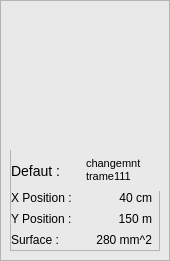
        <widget class="QFrame" name="frame_image_de_defaut_6">
         <property name="minimumSize">
          <size>
           <width>170</width>
           <height>261</height>
          </size>
         </property>
         <property name="maximumSize">
          <size>
           <width>170</width>
           <height>261</height>
          </size>
         </property>
         <property name="styleSheet">
          <string notr="true">background-color: rgb(233, 233, 233);
padding:0;</string>
         </property>
         <property name="frameShape">
          <enum>QFrame::StyledPanel</enum>
         </property>
         <property name="frameShadow">
          <enum>QFrame::Raised</enum>
         </property>
         <widget class="QLabel" name="Image_defaut_18">
          <property name="geometry">
           <rect>
            <x>10</x>
            <y>5</y>
            <width>150</width>
            <height>141</height>
           </rect>
          </property>
          <property name="minimumSize">
           <size>
            <width>0</width>
            <height>0</height>
           </size>
          </property>
          <property name="maximumSize">
           <size>
            <width>16777215</width>
            <height>16777215</height>
           </size>
          </property>
          <property name="styleSheet">
           <string notr="true">radious:5px;</string>
          </property>
          <property name="text">
           <string/>
          </property>
          <property name="pixmap">
           <pixmap>../CODE/Detection des defauts/Images/KinectScreenshot-Color-02-39-46.png</pixmap>
          </property>
          <property name="scaledContents">
           <bool>true</bool>
          </property>
         </widget>
         <widget class="QFrame" name="frame_23">
          <property name="geometry">
           <rect>
            <x>10</x>
            <y>150</y>
            <width>150</width>
            <height>101</height>
           </rect>
          </property>
          <property name="frameShape">
           <enum>QFrame::StyledPanel</enum>
          </property>
          <property name="frameShadow">
           <enum>QFrame::Raised</enum>
          </property>
          <widget class="QWidget" name="layoutWidget_39">
           <property name="geometry">
            <rect>
             <x>1</x>
             <y>0</y>
             <width>151</width>
             <height>41</height>
            </rect>
           </property>
           <layout class="QHBoxLayout" name="horizontalLayout_80">
            <item>
             <widget class="QLabel" name="label_defaut_18">
              <property name="minimumSize">
               <size>
                <width>0</width>
                <height>26</height>
               </size>
              </property>
              <property name="maximumSize">
               <size>
                <width>16777215</width>
                <height>27</height>
               </size>
              </property>
              <property name="font">
               <font>
                <pointsize>-1</pointsize>
               </font>
              </property>
              <property name="styleSheet">
               <string notr="true">QLabel{
	text-align:left;
	font-size:14px;
	cursor: pointer;
}


</string>
              </property>
              <property name="text">
               <string>Defaut :</string>
              </property>
             </widget>
            </item>
            <item>
             <widget class="QTextBrowser" name="textBrowser_18">
              <property name="minimumSize">
               <size>
                <width>50</width>
                <height>20</height>
               </size>
              </property>
              <property name="maximumSize">
               <size>
                <width>80</width>
                <height>34</height>
               </size>
              </property>
              <property name="styleSheet">
               <string notr="true">QTextBrowser{
	text-align:left;
	font-size:16px;
	cursor: pointer;
	border:none;
}


</string>
              </property>
              <property name="html">
               <string>&lt;!DOCTYPE HTML PUBLIC &quot;-//W3C//DTD HTML 4.0//EN&quot; &quot;http://www.w3.org/TR/REC-html40/strict.dtd&quot;&gt;
&lt;html&gt;&lt;head&gt;&lt;meta name=&quot;qrichtext&quot; content=&quot;1&quot; /&gt;&lt;style type=&quot;text/css&quot;&gt;
p, li { white-space: pre-wrap; }
&lt;/style&gt;&lt;/head&gt;&lt;body style=&quot; font-family:'MS Shell Dlg 2'; font-size:16px; font-weight:400; font-style:normal;&quot;&gt;
&lt;p style=&quot; margin-top:0px; margin-bottom:0px; margin-left:0px; margin-right:0px; -qt-block-indent:0; text-indent:0px;&quot;&gt;&lt;span style=&quot; font-size:8.25pt;&quot;&gt;changemnt trame111&lt;/span&gt;&lt;/p&gt;&lt;/body&gt;&lt;/html&gt;</string>
              </property>
             </widget>
            </item>
           </layout>
          </widget>
          <widget class="QWidget" name="layoutWidget_40">
           <property name="geometry">
            <rect>
             <x>1</x>
             <y>38</y>
             <width>141</width>
             <height>61</height>
            </rect>
           </property>
           <layout class="QVBoxLayout" name="_18">
            <property name="spacing">
             <number>2</number>
            </property>
            <item>
             <layout class="QHBoxLayout" name="horizontalLayout_81">
              <item>
               <widget class="QLabel" name="label_X_Position_18">
                <property name="text">
                 <string>X Position :</string>
                </property>
               </widget>
              </item>
              <item>
               <widget class="QLabel" name="X_Position_18">
                <property name="layoutDirection">
                 <enum>Qt::LeftToRight</enum>
                </property>
                <property name="text">
                 <string>40 cm</string>
                </property>
                <property name="alignment">
                 <set>Qt::AlignRight|Qt::AlignTrailing|Qt::AlignVCenter</set>
                </property>
               </widget>
              </item>
             </layout>
            </item>
            <item>
             <layout class="QHBoxLayout" name="horizontalLayout_82">
              <item>
               <widget class="QLabel" name="label_Y_Position_18">
                <property name="text">
                 <string>Y Position :</string>
                </property>
               </widget>
              </item>
              <item>
               <widget class="QLabel" name="Y_Position_18">
                <property name="layoutDirection">
                 <enum>Qt::LeftToRight</enum>
                </property>
                <property name="text">
                 <string>150 m</string>
                </property>
                <property name="alignment">
                 <set>Qt::AlignRight|Qt::AlignTrailing|Qt::AlignVCenter</set>
                </property>
               </widget>
              </item>
             </layout>
            </item>
            <item>
             <layout class="QHBoxLayout" name="horizontalLayout_83">
              <item>
               <widget class="QLabel" name="label_Surface_18">
                <property name="text">
                 <string>Surface :</string>
                </property>
               </widget>
              </item>
              <item>
               <widget class="QLabel" name="Surface_18">
                <property name="layoutDirection">
                 <enum>Qt::LeftToRight</enum>
                </property>
                <property name="text">
                 <string>280 mm^2</string>
                </property>
                <property name="alignment">
                 <set>Qt::AlignRight|Qt::AlignTrailing|Qt::AlignVCenter</set>
                </property>
               </widget>
              </item>
             </layout>
            </item>
           </layout>
          </widget>
         </widget>
        </widget>
